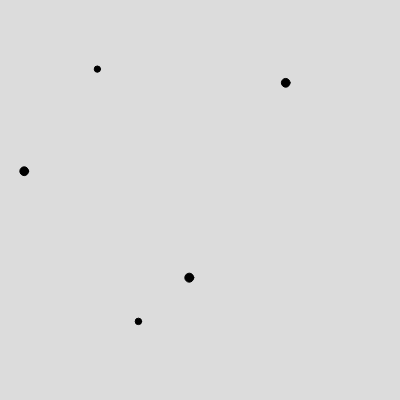
Frame 1 (no input)
Frame 60 (no input): identical to frame 1, image omitted
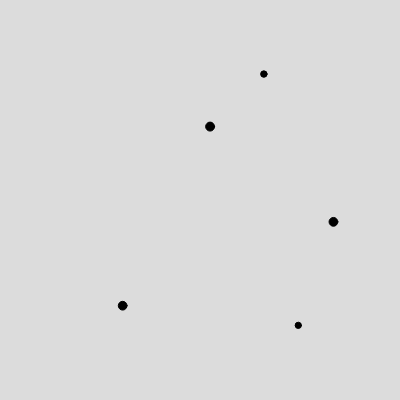
Frame 120 (the mouse pressed at the canvas centre since frame 60)

The p5.js sketch that drew these frames (run headless with seeded random() and noise() and a simulated clock; from frame 60 on, the mouse is pressed at the canvas centre):

// p5.js sketch
// ── sketch.js
let movers = [];
function setup() {
  createCanvas(400, 400);

  for (let i = 0; i <5; i++){
    let mover = new Mover(random(400),random(400),random(5, 10));
    movers.push(mover);
  }
}

function draw() {
  background(220);

  for( let mover of movers){
    mover.update();
    mover.show();
  }

  if (mouseIsPressed) {
    //make attract to mouse position
    let mousePos = createVector(mouseX, mouseY);

    for( let mover of movers){
     mover.attractTo(mousePos);
    }
  }
}

// ── Mover.js
class Mover {
  constructor(x, y, m) {
    this.pos = createVector(x, y);
    this.vel = createVector();
    this.acc = createVector();
    this.m = m;

  }

  applyForce(aForce) {
    let f = p5.Vector.div(aForce, this.m);
    this.acc.add(f);
  }

attractTo(aPos){
  let mousePos = createVector(mouseX, mouseY);
  let f = p5.Vector.sub(mousePos, this.pos);
  f.limit(2);
  this.applyForce(f);
}

  update() {
    this.vel.add(this.acc);
    this.pos.add(this.vel);
    this.acc.set(0, 0);
  }

  show() {
    fill(0);
    circle(this.pos.x, this.pos.y, this.m);
  }
}
